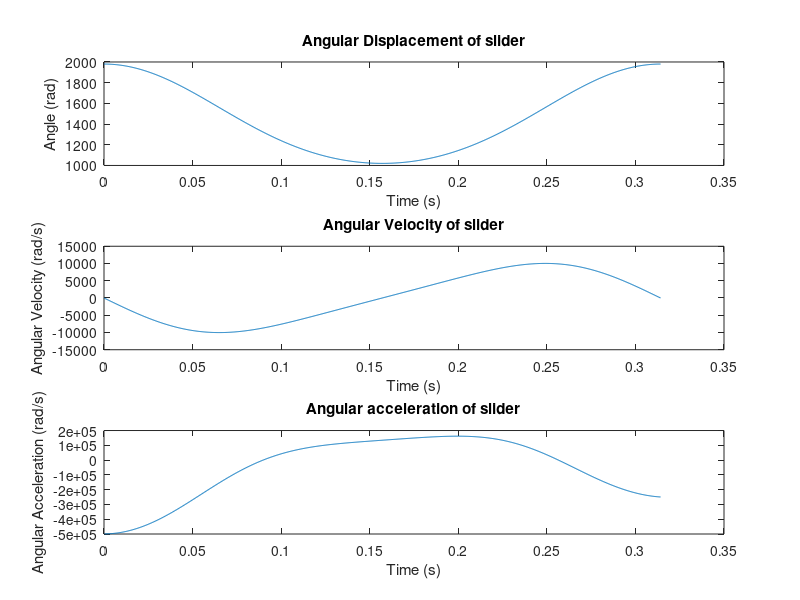

The MATLAB source for this figure:
clc;
r2=480; %crank length
r3=1600; %connecting rod length
e=100; %eccentricity;
% Define angular velocity of the crank
omega2 = 20; % rad/s, CCW
% Define time vector for one revolution of the crank
t = linspace(0, 2*pi/omega2, 1000); 
% Calculate angular displacements, velocities, and accelerations for each time step
for i=1:length(t)
 %calculate angular displacement of crank
 theta2 = omega2 * t(i);
 % Calculate angles between links using geometric relations
 B=(2*e -2*r2*cos(theta2));
 C=-2*r2*e*cos(theta2) +r2^2+e^2-r3^2;
 r1(i)=(-B + sqrt(B*B -4*C))/2;
 theta3(i) = atan((-r2*sin(theta2))/(r1(i)+e-r2*cos(theta2)));
 v1(i)=(-r2*omega2*sin(theta2-theta3(i))/cos(theta3(i)));
 omega3(i) = (((r2*omega2 * cos(theta2))/(-r3*cos(theta3(i)))));
 alpha3(i) = ((-r2*cos(theta2) * omega2/t(i) + r2*omega2*omega2*sin(theta2) + r3*omega3(i)*omega3(i)*sin(theta3(i)))/(r3*cos(theta3(i))));
 a1(i) = -r3*alpha3(i)*sin(theta3(i)) - r2*omega2*sin(theta2)/t(i) -r2*omega2*omega2*cos(theta2) - r3*omega3(i)*omega3(i)*cos(theta3(i));
end
figure;
subplot(3,1,1);
plot(t, r1);
title('Angular Displacement of slider');
xlabel('Time (s)');
ylabel('Angle (rad)');
subplot(3,1,2);
plot(t, v1);
title('Angular Velocity of slider');
xlabel('Time (s)');
ylabel('Angular Velocity (rad/s)');
subplot(3,1,3);
plot(t, a1);
title('Angular acceleration of slider');
xlabel('Time (s)');
ylabel('Angular Acceleration (rad/s)');